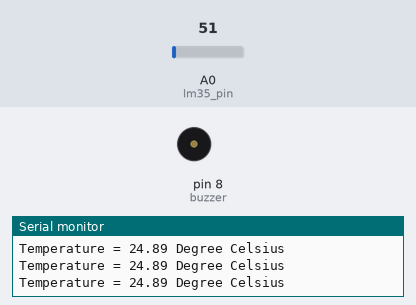
Simulated run of this sketch. Board: Arduino Uno, built with avr-gcc and run on an emulated ATmega328P. On the bench: buzzer (waves = sounding, pin HIGH), the last lines printed to the serial monitor. The inputs (shaded band) are chosen by the test bench; at power-on: A0 (lm35_pin) = 51.

Above: at 1.3 s.
1.4 s: A0 (lm35_pin) set to 77
2.9 s: A0 (lm35_pin) set to 87
At 4.2 s:
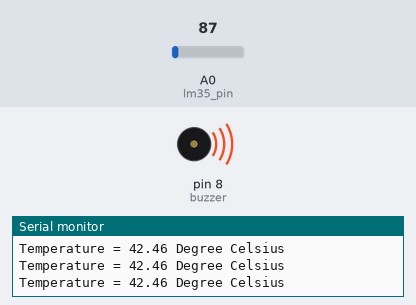
4.5 s: A0 (lm35_pin) set to 71
At 5.4 s:
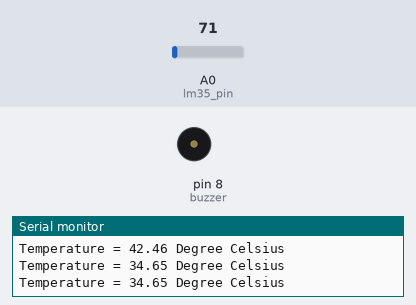
6.0 s: A0 (lm35_pin) set to 86
At 6.6 s:
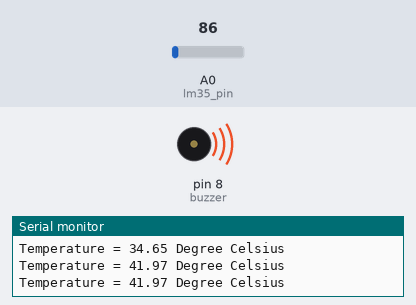
Timing chart, 0 to 8.5 s (numbered marks = the images above; inputs shaded):
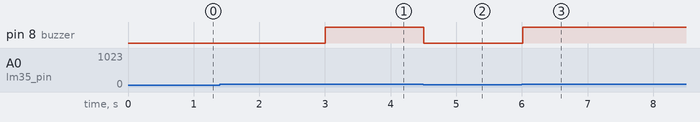

The sketch:

5_LM35_buzzer.ino
```cpp
const int lm35_pin = A0;  /* LM35 O/P pin */
int buzzer = 8 ;
int temp_adc_val;
float temp_val;
const int temp_max = 40;

void setup() {
  Serial.begin(9600);
  pinMode (buzzer, OUTPUT) ;
}

void loop() {
  temp_adc_val = analogRead(lm35_pin);  /* Read Temperature */
  temp_val = (temp_adc_val * 4.88); /* Convert adc value to equivalent voltage */
  temp_val = (temp_val/10); /* LM35 gives output of 10mv/°C */
  Serial.print("Temperature = ");
  Serial.print(temp_val);
  Serial.println(" Degree Celsius\n");
  if(temp_val >= temp_max)
  {
    /*bloc d'execution*/
    digitalWrite (buzzer, HIGH) ; //no tone
  }
  else
  {
    digitalWrite (buzzer, LOW) ;
  }
  delay(500);
}
```

Measured:
- the behaviour switches between 81 and 82 on A0 (lm35_pin) (found by bisection; images 0 and 1)
- after the input at 2.9 s, pin 8 (buzzer): LOW → HIGH after 0.11 s
- after the input at 4.5 s, pin 8 (buzzer): HIGH → LOW at once
- after the input at 6.0 s, pin 8 (buzzer): LOW → HIGH at once
